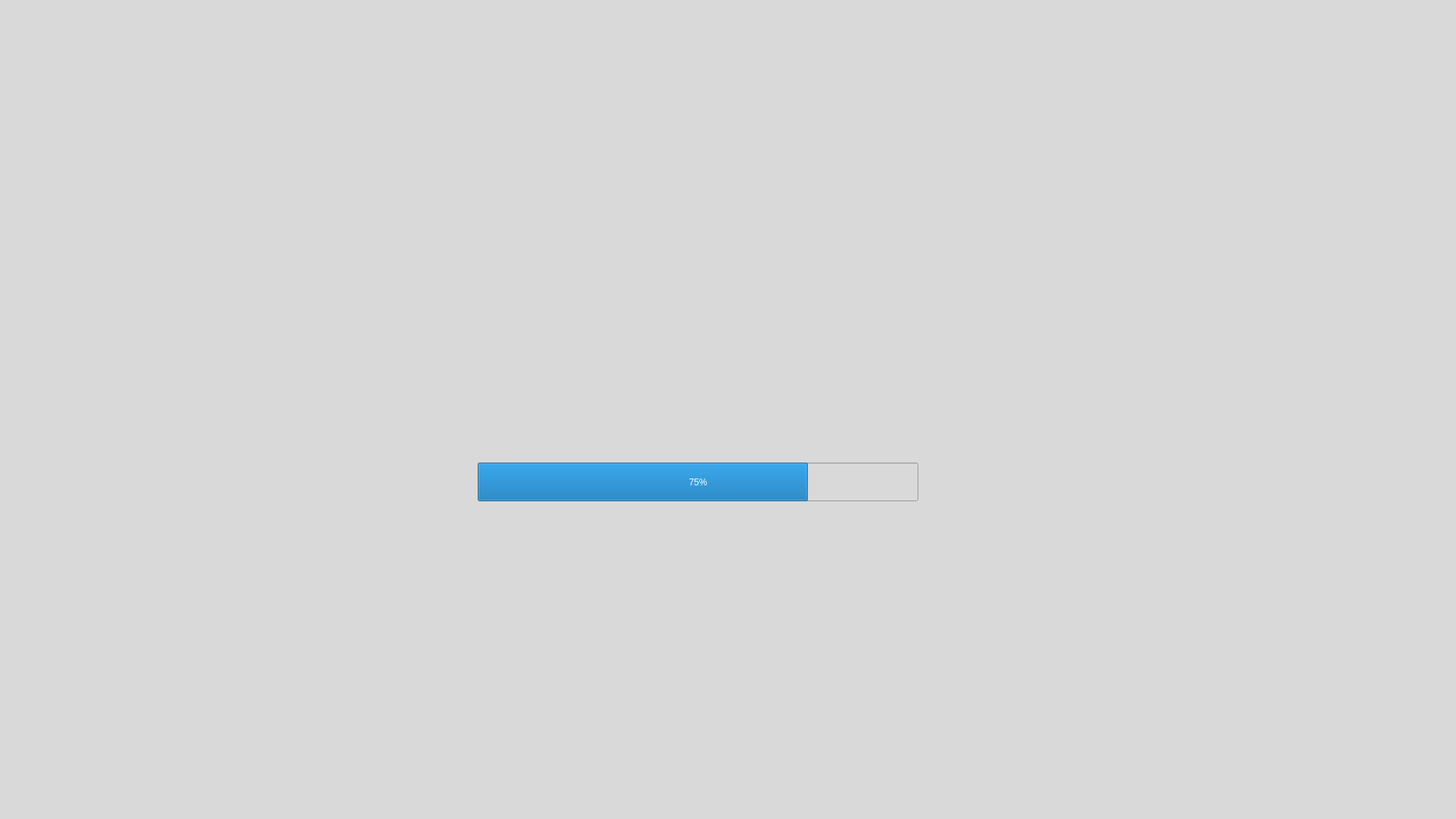
<?xml version="1.0" encoding="UTF-8"?>
<ui version="4.0">
 <class>LoadingPage</class>
 <widget class="QWidget" name="LoadingPage">
  <property name="geometry">
   <rect>
    <x>0</x>
    <y>0</y>
    <width>1920</width>
    <height>1080</height>
   </rect>
  </property>
  <property name="windowTitle">
   <string>Form</string>
  </property>
  <property name="styleSheet">
   <string notr="true">background-color:#D9D9D9</string>
  </property>
  <widget class="QLabel" name="logo">
   <property name="geometry">
    <rect>
     <x>480</x>
     <y>140</y>
     <width>881</width>
     <height>451</height>
    </rect>
   </property>
   <property name="styleSheet">
    <string notr="true"/>
   </property>
   <property name="text">
    <string/>
   </property>
   <property name="pixmap">
    <pixmap resource="rcs/RRM_Rcs.qrc">:/images/regimentLogo/images/regimentLogo/rchLogo.png</pixmap>
   </property>
  </widget>
  <widget class="QProgressBar" name="progressBar">
   <property name="geometry">
    <rect>
     <x>630</x>
     <y>610</y>
     <width>581</width>
     <height>51</height>
    </rect>
   </property>
   <property name="styleSheet">
    <string notr="true">color:white;</string>
   </property>
   <property name="value">
    <number>75</number>
   </property>
   <property name="alignment">
    <set>Qt::AlignHCenter|Qt::AlignTop</set>
   </property>
  </widget>
 </widget>
 <resources>
  <include location="rcs/RRM_Rcs.qrc"/>
 </resources>
 <connections/>
</ui>
